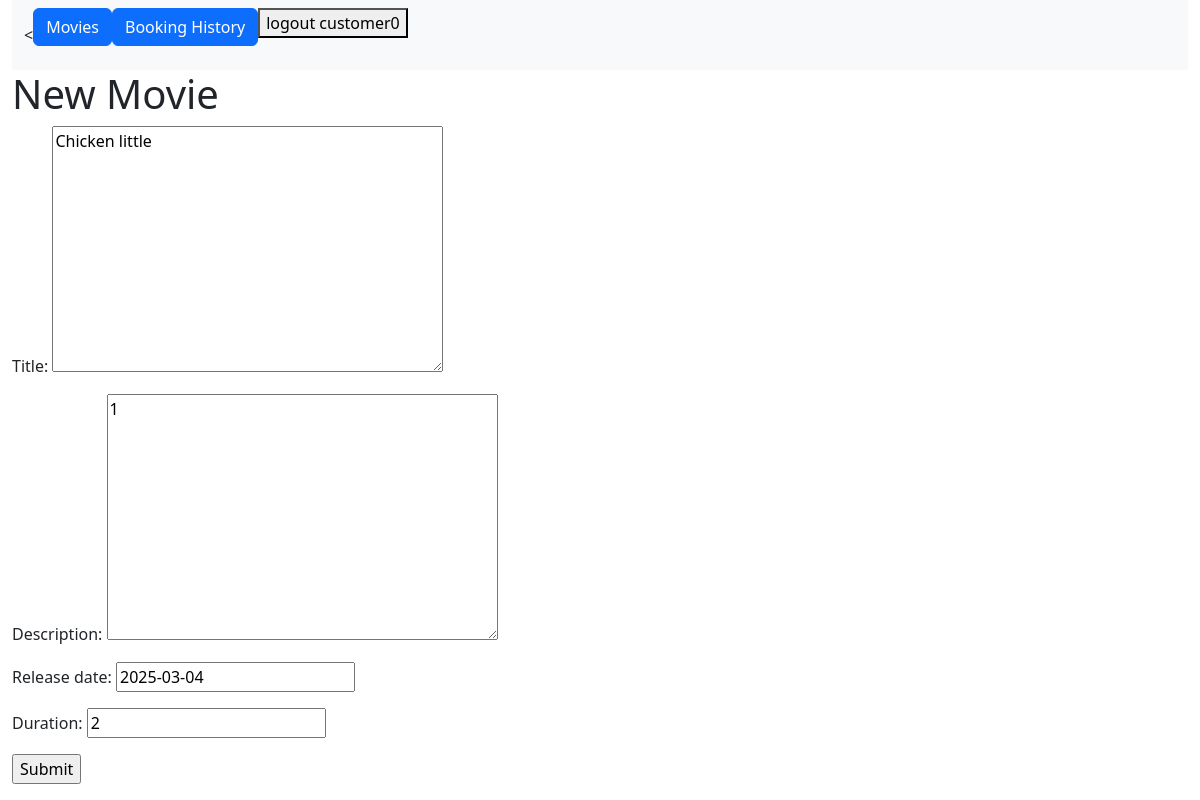
The page /movie/update/1/ (signed in) on the database its author committed.
### movie_theater_booking/bookings/models.py (models this page shows, shortened)
class Movie(models.Model):
    movie_id = models.BigAutoField(primary_key=True)
    title = models.TextField()
    description = models.TextField()
    release_date = models.DateField()
    duration = models.PositiveIntegerField()

### movie_theater_booking/bookings/views.py (the view)
# urls.py: path('movie/update/<int:pk>/', views.update_movie, name='update_movie'),
def update_movie(request, pk):
    movie = Movie.objects.get(pk=pk)
    if request.method == 'POST':
        form = Movieform(request.POST, instance=movie)
        if form.is_valid():
            movie = form.save(commit=False)
            movie.save()
            return redirect('movie_list')
    else:
        form = Movieform(instance=movie)
    context = {'form': form}
    return render(request, 'create_movie.html', context)

### movie_theater_booking/bookings/forms.py
class Movieform(ModelForm):
    class Meta:
        model = Movie
        fields = ('title', 'description', 'release_date', 'duration')

### movie_theater_booking/bookings/templates/create_movie.html (shortened to what this page needs)
{% extends 'base.html' %}
{% block content%}
<h1>New Movie</h1>
<form action="" method="post">
    {{ form.as_p }}
    <input type="submit" name="Create">
</form>
{% endblock %}

### movie_theater_booking/bookings/templates/base.html (shortened to what this page needs)
{% load static %}
<!DOCTYPE html>
<html lang="en">
  {% load bootstrap5 %}
  {% bootstrap_css %}
   <link href="https://cdn.jsdelivr.net/npm/bootstrap@5.3.1/dist/css/bootstrap.min.css" rel="stylesheet">
 </head>
 <body>
   <div class="container-fluid">
     <nav class="navbar navbar-expand-lg bg-body-tertiary">
       <div class="container-fluid">
         <div class="collapse navbar-collapse" id="navbarNavAltMarkup">
          <
           <div class="navbar-nav">
            <p><a href = "{% url 'movie_list' %}" class = "btn btn-primary" >Movies </a> </p>
            <p><a href = "{% url 'booking_history' %}" class = "btn btn-primary" >Booking History </a> </p>
            {% if user.is_authenticated %}
            <form method="post" action="{% url 'logout' %}">
              <button type="submit", id = nav_logout>logout {{ user }} </button>
          </form>
            {% else %}
                <a class="nav-link" href="{% url 'login' %}?next={{ request.path }}">Login</a>
            {% endif %}
           </div>
         </div>
       </div>
     </nav>
       <div class="col-sm-10">
         {% block content %}
         {% endblock %}
       </div>
     </div>
 </body>
</html>

### rows shown on the page
Movie: title "Chicken little", description "1", release_date "2025-03-04", duration "2"

### other values the page prints
{{ user }} "customer0"
